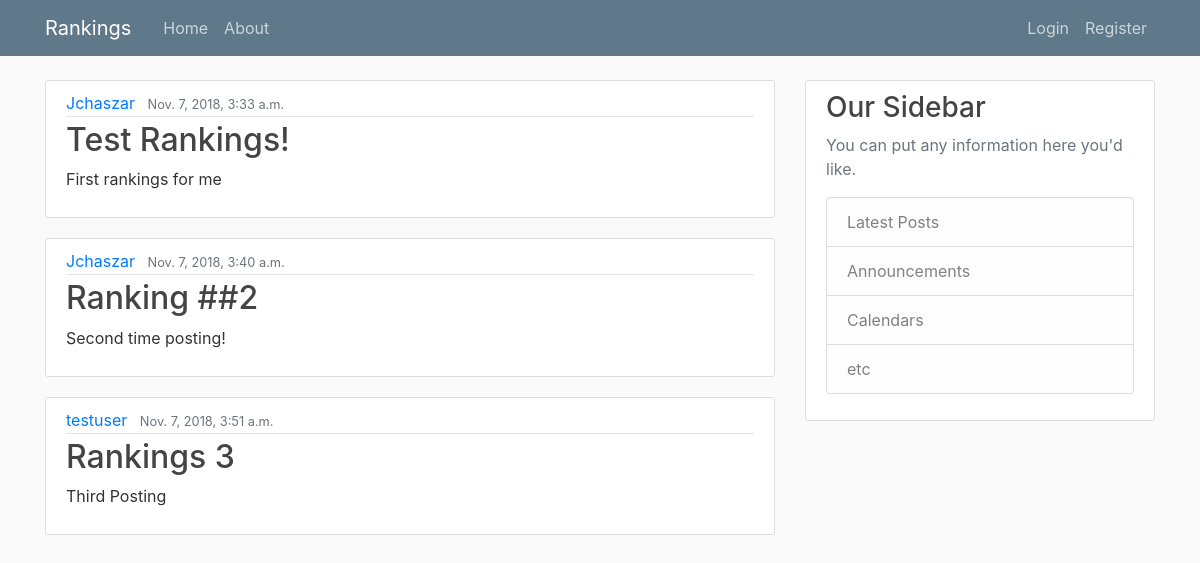
The page / on the database its author committed.
### rank/models.py (models this page shows, shortened)
class Post(models.Model):
    title = models.CharField(max_length=100)
    content = models.TextField()
    date_posted = models.DateTimeField(default=timezone.now)
    author = models.ForeignKey(User, on_delete=models.CASCADE)

### rank/views.py (the view)
# urls.py: 2. Add a URL to urlpatterns:  path('', views.home, name='home')
def home(request):
    context = {
        'posts': Post.objects.all()
    }
    return render(request, 'rank/home.html', context)

### rank/templates/rank/home.html
{% extends "rank/base.html" %}
{% block content %}
      {% for post in posts %}
        <article class="media content-section">
          <div class="media-body">
          <div class="article-metadata">
            <a class="mr-2" href="#">{{ post.author }}</a>
            <small class="text-muted">{{ post.date_posted }}</small>
          </div>
          <h2><a class="article-title" href="#">{{ post.title }}</a></h2>
          <p class="article-content">{{ post.content }}</p>
          </div>
         </article>
      {% endfor %}
{% endblock content %}

### rank/templates/rank/base.html (shortened to what this page needs)
{% load static %}
<!DOCTYPE html>
<html lang="en" dir="ltr">
  <head>
    <link rel="stylesheet" href="https://maxcdn.bootstrapcdn.com/bootstrap/4.0.0/css/bootstrap.min.css">
    <link rel="stylesheet" type="text/css" href="{% static 'rank/main.css' %}">
  </head>
  <body>
      <header class="site-header">
        <nav class="navbar navbar-expand-md navbar-dark bg-steel fixed-top">
          <div class="container">
            <a class="navbar-brand mr-4" href="{% url 'rank-home' %}">Rankings</a>
            <div class="collapse navbar-collapse" id="navbarToggle">
              <div class="navbar-nav mr-auto">
                <a class="nav-item nav-link" href="{% url 'rank-home' %}">Home</a>
                <a class="nav-item nav-link" href="{% url 'rank-about' %}">About</a>
              </div>
              <div class="navbar-nav">
                <a class="nav-item nav-link" href="#">Login</a>
                <a class="nav-item nav-link" href="#">Register</a>
              </div>
            </div>
          </div>
        </nav>
      </header>
      <main role="main" class="container">
        <div class="row">
          <div class="col-md-8">
            {% block content %}{% endblock %}
          </div>
          <div class="col-md-4">
            <div class="content-section">
              <h3>Our Sidebar</h3>
              <p class='text-muted'>You can put any information here you'd like.
                <ul class="list-group">
                  <li class="list-group-item list-group-item-light">Latest Posts</li>
                  <li class="list-group-item list-group-item-light">Announcements</li>
                  <li class="list-group-item list-group-item-light">Calendars</li>
                  <li class="list-group-item list-group-item-light">etc</li>
                </ul>
              </p>
            </div>
          </div>
        </div>
      </main>
  </body>
</html>

### rank/static/rank/main.css (style rules this page uses)
body { background: #fafafa; color: #333333; margin-top: 5rem; }
h1, h2, h3, h4, h5, h6 { color: #444444; }
ul { margin: 0; }
.bg-steel { background-color: #5f788a; }
.site-header .navbar-nav .nav-link { color: #cbd5db; }
.content-section { background: #ffffff; padding: 10px 20px; border: 1px solid #dddddd; border-radius: 3px; margin-bottom: 20px; }
.article-title { color: #444444; }
.article-content { white-space: pre-line; }
.article-metadata { padding-bottom: 1px; margin-bottom: 4px; border-bottom: 1px solid #e3e3e3 }

### rows shown on the page
Post: author "Jchaszar", date_posted "Nov. 7, 2018, 3:33 a.m.", title "Test Rankings!", content "First rankings for me"
Post: author "Jchaszar", date_posted "Nov. 7, 2018, 3:40 a.m.", title "Ranking ##2", content "Second time posting!"
Post: author "testuser", date_posted "Nov. 7, 2018, 3:51 a.m.", title "Rankings 3", content "Third Posting"
